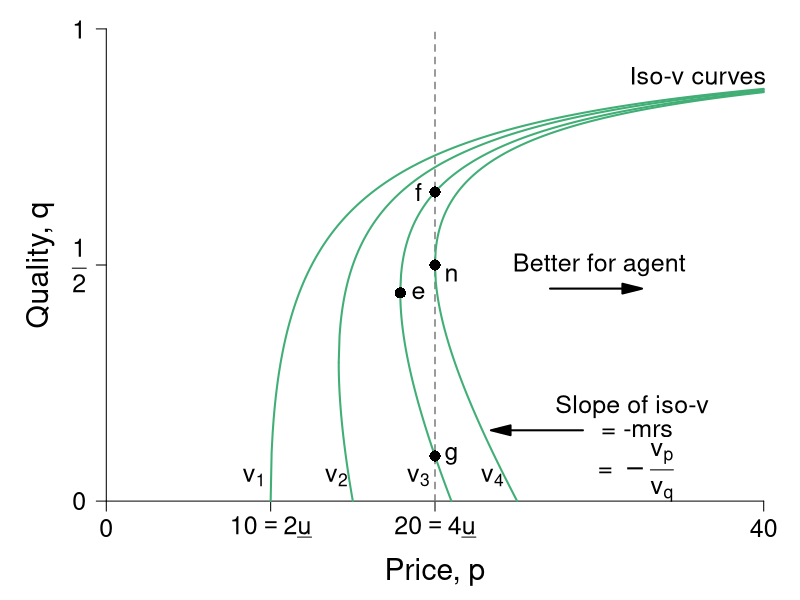

Reproduce this figure in R.
#' Graph Designer: Scott Cohn
#' Authors: Bowles and Halliday
#' Title: Coordination, Conflict and Competition: A Text in Microeconomics

require(ggplot2)
require(shape)
pdf(file = "information_power/iso_vmap_a_leftpanel.pdf", width = 9, height = 7)

#Set parameters for graphics
pointsize <- 1.8
axislabelsize <- 1.8
labelsize <- 1.5
namesize <- 1.8
annotatesize <- 1.5
graphlinewidth <- 2
segmentlinewidth <- 1.5

COL <- c("#7fc97f", "#beaed4", "#fdc086", "#ffff99", "#386cb0", "#f0027f", "#bf5b17", "#666666")
COLA <- c("#e0f3db", "#99d8c9","#66c2a4","#41ae76", "#238b45", "#005824")
COLB <- c("#c6dbef", "#4eb3d3", "#2b8cbe", "#0868ac","#084081")
COLC <- c("#fcfbfd", "#efedf5", "#dadaeb", "#bcbddc", "#9e9ac8", "#807dba", "#6a51a3", "#54278f", "#3f007d")
grays <- gray.colors(25, start = 1, end = 0)

#The equation is below when v = 0. See Wolfram Alpha output. 
isov <- function(p, delta = 5) {
  (p - delta)/p
}

isovhigh1 <- function(p, delta = 5, v = 5){
  (sqrt(p^2 - 4 * delta * v) - p + 2*v)/( 2 * v )
}

isovlow1 <- function(p, delta = 5, v = 5){
  (-sqrt(p^2 - 4 * delta * v) - p + 2*v)/( 2 * v )
}

isovhigh2 <- function(p, delta = 5, v = 10){
  (sqrt(p^2 - 4 * delta * v) - p + 2*v)/( 2 * v )
}

isovlow2 <- function(p, delta = 5, v = 10){
  (-sqrt(p^2 - 4 * delta * v) - p + 2*v)/( 2 * v )
}

isovhigh3 <- function(p, delta = 5, v = 15){
  (sqrt(p^2 - 4 * delta * v) - p + 2*v)/( 2 * v )
}

isovlow3 <- function(p, delta = 5, v = 15){
  (-sqrt(p^2 - 4 * delta * v) - p + 2*v)/( 2 * v )
}

isovhigh4 <- function(p, delta = 5, v = 15){
  (sqrt(p^2 - 4 * delta * v) - p + 2*v)/( 2 * v )
}

isovlow4 <- function(p, delta = 5, v = 15){
  (-sqrt(p^2 - 4 * delta * v) - p + 2*v)/( 2 * v )
}

brfFn <- function(p, delta = 5) {
  1 - (2*delta) /p
}

#This is evaluated for p = 12; q = 12/(8*sqrt(12^2 - 4*delta1*v1)) - 1/8 for the slope
#At p = 12; q = (-sqrt(12^2 - 4*v1*delta1) - 12 + 2*v1)/(2*v1) = 0.799
tangencyLine <- function(p){
  (p*(0.05))
}



#COL <- c("#bae4b3", "#74c476", "#238b45")
#COL <- c("#f7fcf0", "#e0f3db", "#ccebc5", "#a8ddb5", "#7bccc4", "#4eb3d3", "#2b8cbe", "#08589e")
COL <- c("#f7fcf5", "#e5f5e0", "#c7e9c0", "#a1d99b", "#74c476", "#41ab5d", "#238b45", "#005a32")
par(mar =  c(4, 4, .5, .5))

xlims <- c(0, 40)
ylims <- c(0, 1)

plot(0, 0, xlim = xlims, ylim = ylims, type = "n",
     xlab = "",
     ylab = "",
     xaxt = "n", yaxt = "n", cex.lab = axislabelsize, bty = "n")

mtext(expression(paste("Price, ", p)), side=1, line = 2.5, cex = axislabelsize)
text(-4, ylims[2] - 0.5*(ylims[2] - ylims[1]), expression(paste("Quality, ", q)), xpd = TRUE, cex = axislabelsize, srt = 90) 


npts <- 500 
npts2 <- 501
#Specify the sequences of points for graphing. 
xx0 <- seq(5, xlims[2], length.out = npts)
xx1 <- seq(10, xlims[2], length.out = npts)
xx2 <- seq(xlims[1], 15, length.out = npts)
xx3 <- seq(10, xlims[2], length.out = npts2)
xx4 <- seq(xlims[1], 10, length.out = npts2)
#For below, I solved sqrt(p^2 - 200) - p + 200/p = 0, getting p = 10*sqrt(2) = 14.14214
xx5 <- seq(14.14214, xlims[2], length.out = npts2)
xx6 <- seq(14.14214, 15, length.out = npts2)

xx7 <- seq(17.889, xlims[2], length.out = npts2)
xx8 <- seq(17.889, 21, length.out = npts2)

xx9 <- seq(20, xlims[2], length.out = npts2)
xx10 <- seq(xlims[1], 25, length.out = npts2)

#Customize ticks and labels for the plot
ticksy <- c(0, 0.5, 1)
ylabels <- c(0, expression(paste(frac(1,2))), 1)
ticksx <- c(0, 10, 20, 40)
xlabels <- c(0, expression(paste(10 == 2*underline("u"))), expression(paste(20 == 4*underline("u"))) , 40)
axis(1, at = ticksx, pos = 0, labels = xlabels, cex.axis = labelsize)
axis(2, at = ticksy, pos = 0, labels = ylabels, las = 1, cex.axis = labelsize)

#Annotation of the three graphs and the NE

# text(3.4, 0.05, expression(paste(v[0] == z)), cex = annotatesize)
text(9.0, 0.05, expression(paste(v[1])), cex = annotatesize)
text(14, 0.05, expression(paste(v[2])), cex = annotatesize)
text(19, 0.05, expression(paste(v[3])), cex = annotatesize)
text(23.5, 0.05, expression(paste(v[4])), cex = annotatesize)
text(21, 0.48, expression(paste("n")), cex = annotatesize)
#text(33, 0.58, expression(paste("Best-response function")), cex = annotatesize)
text(36, 0.9, expression(paste("Iso-v curves")), cex = annotatesize)

#Lines for the coordinates of the Nash equilbrium
#segments(10, 0, 10, 0.175, lty = 2, col = grays[22], lwd = segmentlinewidth)
segments(20, 0, 20, ylims[2], lty = 2, col = grays[20], lwd = segmentlinewidth)
#segments(0, 0.5, 20, 0.5, lty = 2, col = grays[20], lwd = segmentlinewidth)
#segments(14.14214, 0.15, 14.14214, 0.45, lty = 2, col = grays[22], lwd = segmentlinewidth)
#segments(17.889, 0.3, 17.889, 0.6, lty = 2, col = grays[22], lwd = segmentlinewidth)

#Draw the lines for the graphs
#lines(xx0, isov(xx0, delta = 5), col = COLA[4], lwd = graphlinewidth)
#lines(xx1, brfFn(xx1), col = COLA[5], lwd = graphlinewidth)
#lines(xx2, tangencyLine(xx2), col = "darkgrey", lwd = segmentlinewidth, lty = 2)
lines(xx3, isovhigh1(xx3, v = 5, delta = 5), col = COLA[4], lwd = graphlinewidth)
lines(xx4, isovlow1(xx4, v = 5, delta = 5), col = COLA[4], lwd = graphlinewidth)
lines(xx5, isovhigh2(xx5, v = 10, delta = 5), col = COLA[4], lwd = graphlinewidth)
lines(xx6, isovlow2(xx6, v = 10, delta = 5), col = COLA[4], lwd = graphlinewidth)
lines(xx7, isovhigh3(xx7, v = 16, delta = 5), col = COLA[4], lwd = graphlinewidth)
lines(xx8, isovlow3(xx8, v = 16, delta = 5), col = COLA[4], lwd = graphlinewidth)
lines(xx9, isovhigh4(xx9, v = 20, delta = 5), col = COLA[4], lwd = graphlinewidth)
lines(xx10, isovlow4(xx10, v = 20, delta = 5), col = COLA[4], lwd = graphlinewidth)

#Arrows and slope of iso-v label
Arrows(29, 0.15, 24, 0.15,  col = "black", lty = 1, lwd = 2, arr.type = "triangle")
text(32, 0.2, expression(paste("Slope of iso-v")), cex = annotatesize)
text(32.3, 0.15, expression(paste(" = -mrs ")), cex = annotatesize)
text(32, 0.06, expression(paste(" = " -frac(v[p], v[q]))), cex = annotatesize)


Arrows(27, 0.45, 32, 0.45,  col = "black", lty = 1, lwd = 2, arr.type = "triangle")
text(30, 0.5, expression(paste("Better for agent")), cex = annotatesize)

#Add a point for the NE
points(20, 0.5, pch = 16, col = "black", cex = 1.5)


#Add a point for b
# points(10, 0.5, pch = 16, col = "black", cex = 1.5)
# text(9.5, 0.53, expression(paste("b")), cex = annotatesize)

#Add a point for d
#Figure out q for p = 14.14214: q = 1 - 2delta/p = 1 - (2*5)/14.14214 =  0.2928934
#points(14.14214, 0.2928934, pch = 16, col = "black", cex = 1.5)
#text(15, 0.2928934, expression(paste("d")), cex = annotatesize)

points(17.889, 0.441, pch = 16, col = "black", cex = 1.5)
text(19, 0.441, expression(paste("e")), cex = annotatesize)

# points same wage w incr/decr in effort
points(20, 0.0955, pch = 16, col = "black", cex = 1.5)
text(21, 0.0955, expression(paste("g")), cex = annotatesize)
points(20, 0.6545, pch = 16, col = "black", cex = 1.5)
text(19, 0.6545, expression(paste("f")), cex = annotatesize)

dev.off()
